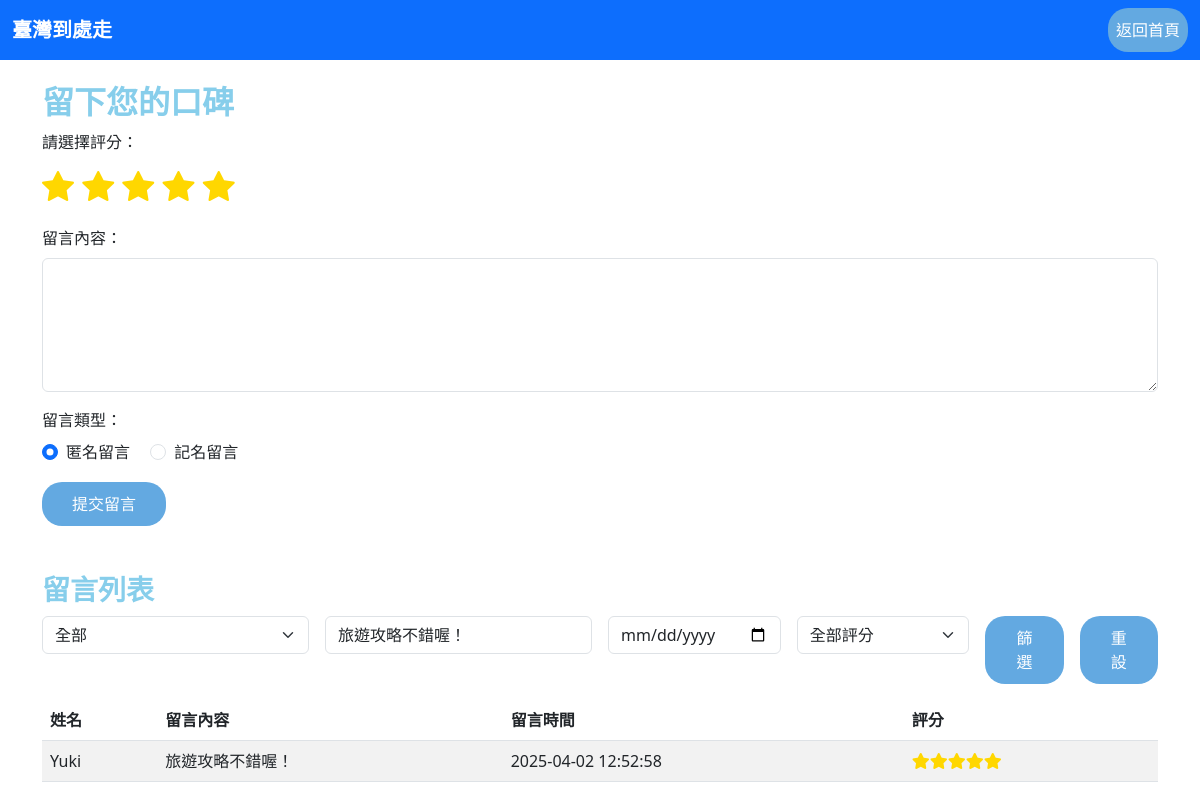
/submit_testimonial.php?filter_message=旅遊攻略不錯喔！, run on the app's committed database.
### tables this page shows
CREATE TABLE `testimonials` (
  `id` int(11) NOT NULL,
  `name` varchar(255) NOT NULL,
  `message` text NOT NULL,
  `created_at` datetime DEFAULT current_timestamp(),
  `rating` int(1) DEFAULT 0
);

### submit_testimonial.php (the view, shortened to what this page needs)
<?php
$db_host = 'localhost';
$db_user = 'root';
$db_pass = '';
$db_name = 'taiwan_travel';
$mysqli = new mysqli($db_host, $db_user, $db_pass, $db_name);
$where = [];
$params = [];
$types = "";
if (!empty($_GET['filter_message'])) {
    $where[] = "message LIKE ?";
    $params[] = "%" . $_GET['filter_message'] . "%";
    $types .= "s";
}
$sql = "SELECT name, message, created_at, rating FROM testimonials";
if ($where) {
    $sql .= " WHERE " . implode(" AND ", $where);
}
$sql .= " ORDER BY created_at DESC";
$stmt = $mysqli->prepare($sql);
if ($params) {
    $bind_names = [];
    $bind_names[] = $types;
    foreach ($params as $key => $value) {
        $bind_names[] = &$params[$key];
    }
    call_user_func_array([$stmt, 'bind_param'], $bind_names);
}
$stmt->execute();
$result = $stmt->get_result();
$testimonials = $result->fetch_all(MYSQLI_ASSOC);
?>
<!DOCTYPE html>
<html lang="zh-TW">
<head>
  <link href="https://cdn.jsdelivr.net/npm/bootstrap@5.3.0/dist/css/bootstrap.min.css" rel="stylesheet">
  <link href="https://cdn.jsdelivr.net/npm/bootstrap-icons/font/bootstrap-icons.css" rel="stylesheet">
  <link href="https://cdnjs.cloudflare.com/ajax/libs/font-awesome/6.0.0-beta3/css/all.min.css" rel="stylesheet">
</head>
<body>
  <nav class="navbar navbar-expand-lg navbar-dark bg-primary">
    <div class="container-fluid">
      <a class="navbar-brand" href="#">臺灣到處走</a>
      <div class="collapse navbar-collapse justify-content-end" id="navbarNav">
        <ul class="navbar-nav">
          <li class="nav-item">
            <a class="nav-link btn btn-primary text-white" href="index.php">返回首頁</a>
          </li>
        </ul>
      </div>
    </div>
  </nav>
  <div class="container mt-4">
    <h2>留下您的口碑</h2>
    <form action="submit_testimonial.php" method="POST">
      <div class="mb-3">
        <label class="form-label">請選擇評分：</label>
        <div id="starRating" class="star-rating">
          <i class="bi bi-star" data-value="1"></i>
          <i class="bi bi-star" data-value="2"></i>
          <i class="bi bi-star" data-value="3"></i>
          <i class="bi bi-star" data-value="4"></i>
          <i class="bi bi-star" data-value="5"></i>
        </div>
      </div>
      <div class="mb-3">
        <label for="message" class="form-label">留言內容：</label>
        <textarea class="form-control" name="message" id="message" rows="5" required></textarea>
      </div>
      <div class="mb-3">
        <label class="form-label">留言類型：</label><br>
        <div class="form-check form-check-inline">
          <input class="form-check-input" type="radio" name="message_option" id="anonymous" value="anonymous" checked>
          <label class="form-check-label" for="anonymous">匿名留言</label>
        </div>
        <div class="form-check form-check-inline">
          <input class="form-check-input" type="radio" name="message_option" id="named" value="named">
          <label class="form-check-label" for="named">記名留言</label>
        </div>
      </div>
      <button type="submit" class="btn btn-primary">提交留言</button>
    </form>
    <div class="mt-5">
      <h3>留言列表</h3>
      <form id="filterForm" class="row g-3 mb-3" method="GET" action="submit_testimonial.php">
        <div class="col-md-3">
          <select name="filter_name" class="form-select">
            <option value="">全部</option>
          </select>
        </div>
        <div class="col-md-3">
          <input type="text" id="filter_message" name="filter_message" class="form-control" placeholder="依內容篩選" value="<?php echo isset($_GET['filter_message']) ? htmlspecialchars($_GET['filter_message']) : ''; ?>">
        </div>
        <div class="col-md-2">
          <input type="date" name="filter_created_at" class="form-control" placeholder="篩選該日期以前" value="<?php echo isset($_GET['filter_created_at']) ? htmlspecialchars($_GET['filter_created_at']) : ''; ?>">
        </div>
        <div class="col-md-2">
            <select name="filter_rating" class="form-select">
                <option value="">全部評分</option>
            </select>
        </div>
        <div class="col-md-1">
          <button type="submit" class="btn btn-secondary w-100">篩選</button>
        </div>
        <div class="col-md-1">
          <button type="button" class="btn btn-warning w-100" onclick="window.location.href='submit_testimonial.php'">重設</button>
        </div>
      </form>
      <table class="table table-striped">
        <thead>
          <tr>
            <th>姓名</th>
            <th>留言內容</th>
            <th>留言時間</th>
            <th>評分</th>
          </tr>
        </thead>
        <tbody>
          <?php if(count($testimonials) > 0): ?>
            <?php foreach($testimonials as $row): ?>
              <tr>
                <td><?php echo htmlspecialchars($row['name']); ?></td>
                <td><?php echo htmlspecialchars($row['message']); ?></td>
                <td><?php echo htmlspecialchars($row['created_at']); ?></td>
                <td>
                <?php
                for ($s = 1; $s <= $row['rating']; $s++) {
                    echo '<i class="fas fa-star" style="color:gold;"></i>';
                }
                ?>
                </td>
              </tr>
            <?php endforeach; ?>
          <?php else: ?>
            <tr>
              <td colspan="4" class="text-center">目前沒有符合條件的留言</td>
            </tr>
          <?php endif; ?>
        </tbody>
      </table>
    </div>
  </div>
</body>
</html>

### submit_testimonial.php (style rules this page uses)
h1, h2, h3, h4, h5, h6 { font-family: "Arial Rounded MT Bold", "Helvetica Rounded", Arial, sans-serif; font-weight: bold; color: #87CEEB; }
.star-rating i { font-size: 2rem; cursor: pointer; margin-right: 4px; }
.btn-primary { background-color: #87CEEB; border-color: #87CEEB; }
.btn { border-radius: 20px; padding: 10px 30px; background-color: #63a9e1; color: white; border: none; }
.navbar-brand { font-family: "Arial Rounded MT Bold", "Helvetica Rounded", Arial, sans-serif; font-weight: bold; }

### data on the page
testimonials: name "Yuki", message "旅遊攻略不錯喔！", created_at "2025-04-02 12:52:58", rating 5 (drawn)
